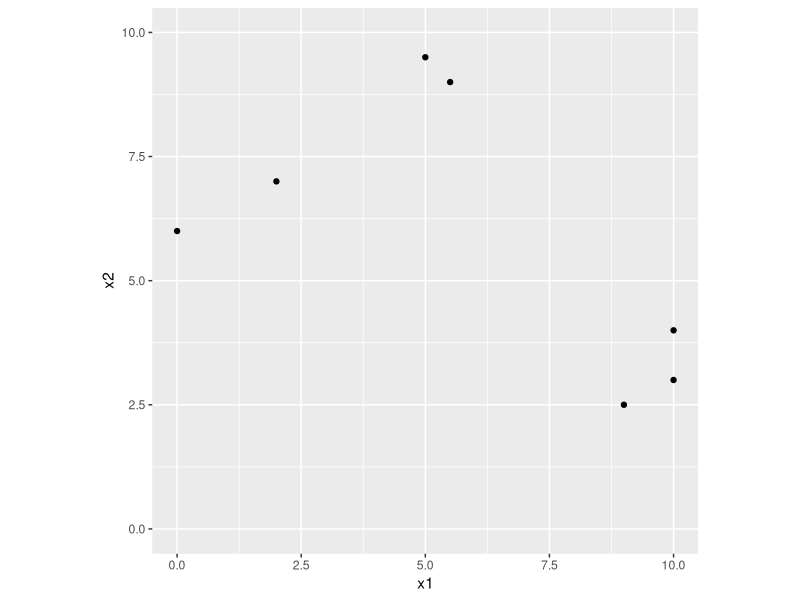
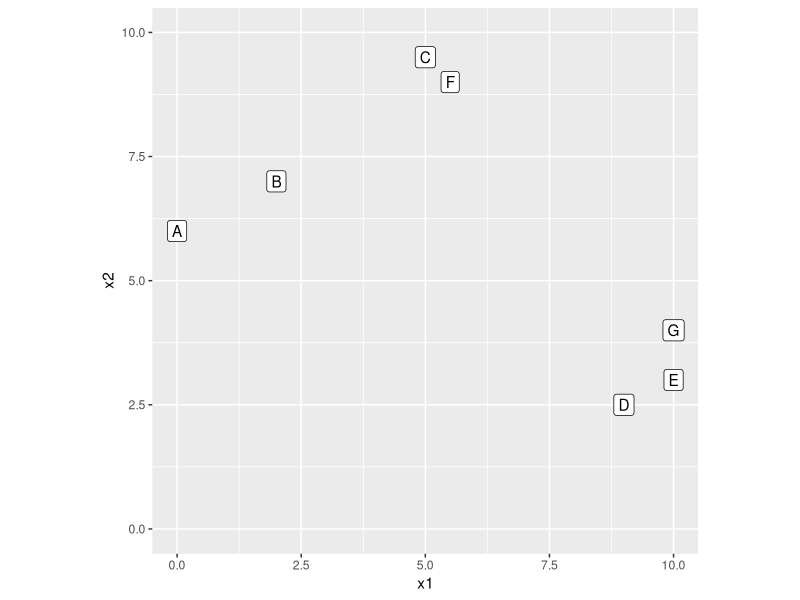
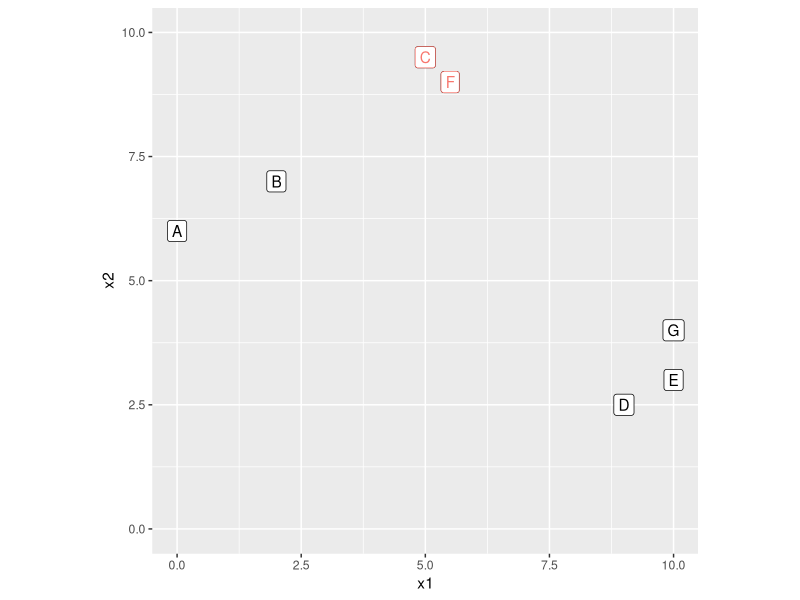
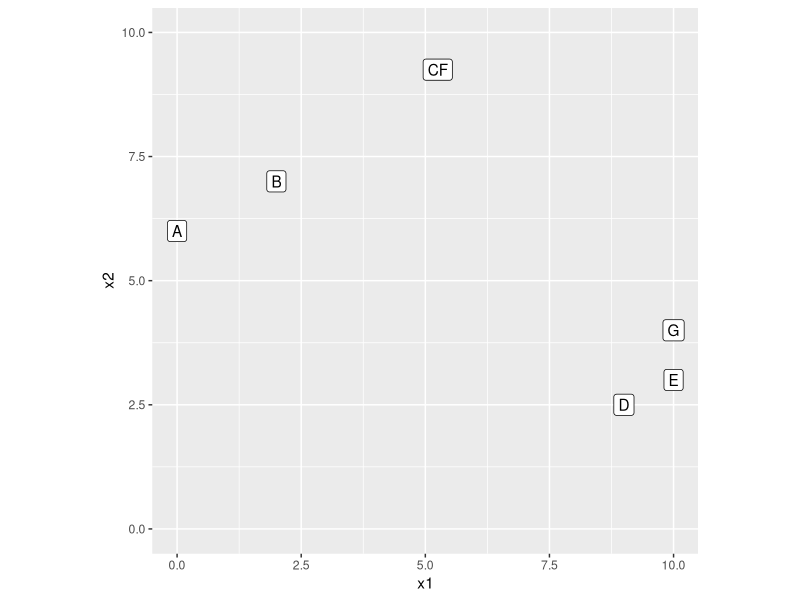
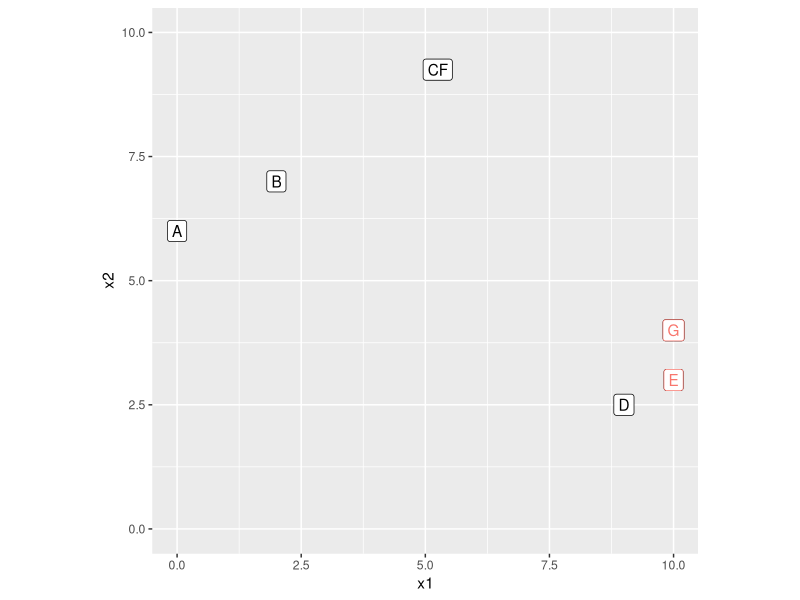
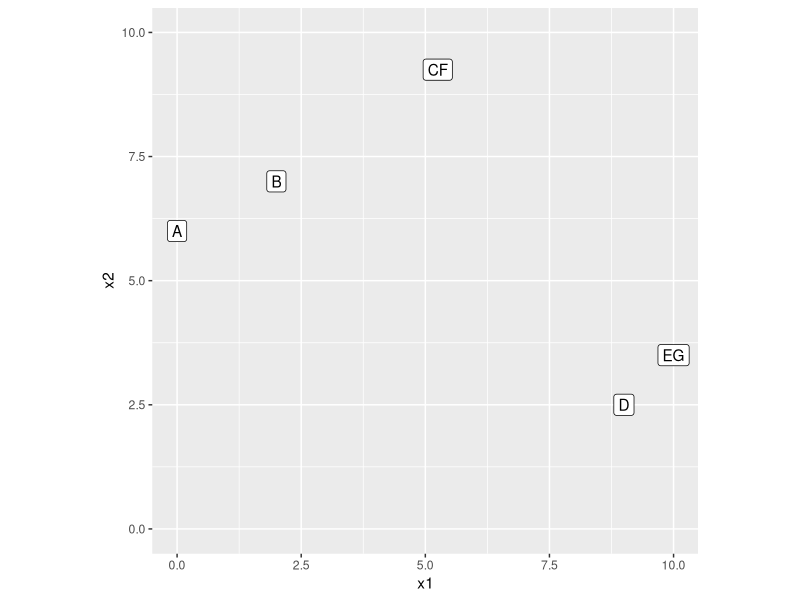
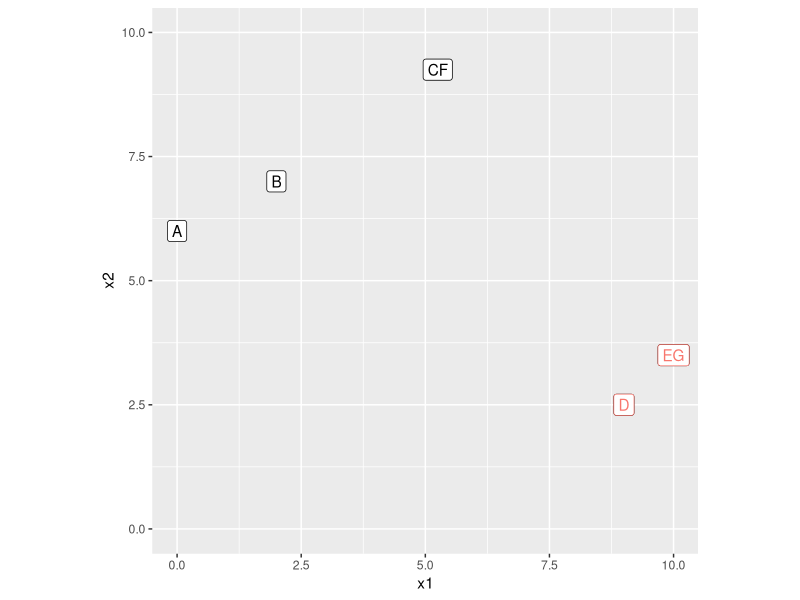
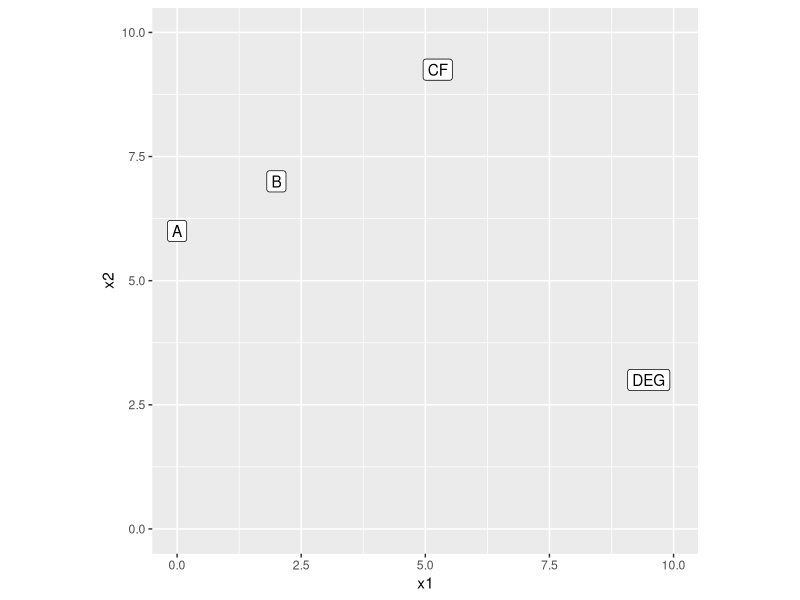

Source code (R) for these figures, in order:
## ---- chunk 1
library(tidyverse)
library(ggplot2)

euc.dist = function(x1, x2){sqrt(sum((x1 - x2) ^ 2))}

# Use this example for non-unique solution
# d1 = as_tibble(data.frame(
#   x1 = c(1, 2, 3, 4, 15, 10, 11, 11, 12, 15, 11, 10, 20, 30, 25, 22, 29, 20, 31, 44, 17, 18, 19, 20), 
#   x2 = c(5, 6, 8, 8, 4,  20, 22, 27, 30, 23, 10, 15, 33, 44, 19, 14, 19, 22, 19, 20, 44, 11, 22, 37)))

d1 = as_tibble(data.frame(
     x1 = c(0,  2,  5,   9,    10,  5.5,  10), 
     x2 = c(6,    7,  9.5, 2.5,  3,   9,    4),
  cluster = c("A","B", "C",  "D",  "E", "F", "G")))

row.names(d1) = d1$cluster

ggplot(data = d1, aes(x = x1, y=x2, label = cluster))+
  geom_point()+
  coord_fixed()+
  xlim(0, 10)+
  ylim(0,10)
## ---- chunk 2
ggplot(data = d1, aes(x = x1, y=x2, label = cluster))+
  geom_point()+
  geom_label()+
  coord_fixed()+
  xlim(0, 10)+
  ylim(0,10)
## ---- chunk 3
h_cluster <- function(dd, plot_pair = TRUE, plot_group = TRUE)
{
  m = dist(as.matrix(dd[,c(1,2)]))
  min_dist = min(m)
  m = as.matrix(m)
  ind = which(m==min_dist, arr.ind=TRUE)
  cluster_new = dd[ind[2,],] %>% select(-cluster) %>% summarise_all(mean)
  cluster_new$cluster = paste(dd$cluster[ind[2,]],collapse = '')
  r = rbind(dd[-ind[2,],],cluster_new)
  
  
  library(tidyverse)
  library(ggplot2)
  
  if(plot_pair)
  {
  p1 <-  ggplot(data = dd, aes(x = x1, y=x2, label = cluster, show.legend = FALSE))+
  geom_point()+
  geom_label()+
  coord_fixed()+
  # geom_point(data = dd[ind[2,],], aes(x=x1, y=x2),  color = 'red')+ 
  geom_label(data = dd[ind[2,],], aes(color = 'red'), show.legend = FALSE)+
  coord_fixed()+
  xlim(0, 10)+
  ylim(0,10)
  print(p1) 
  }
  
  if(plot_group)
  {
    p2 <-  ggplot(data = r, aes(x = x1, y=x2, label = cluster, show.legend = FALSE))+
  geom_point()+
  geom_label()+
  coord_fixed()
  print(p2) 
  }
  
  return(r)
}

# break downs h_cluster functions into three functions for simplicity

h_cluster2 <- function(dd)
{
   library(tidyverse)
  m = dist(as.matrix(dd[,c(1,2)]))
  min_dist = min(m)
  m = as.matrix(m)
  ind = which(m==min_dist, arr.ind=TRUE)
  cluster_new = dd[ind[2,],] %>% select(-cluster) %>% summarise_all(mean)
  cluster_new$cluster = paste(dd$cluster[ind[2,]],collapse = '')
  r = rbind(dd[-ind[2,],],cluster_new)
  return(r)
}

plot_pair <- function(dd)
{
  library(tidyverse)
  library(ggplot2)
  m = dist(as.matrix(dd[,c(1,2)]))
  min_dist = min(m)
  m = as.matrix(m)
  ind = which(m==min_dist, arr.ind=TRUE)
  
  p1 <-  ggplot(data = dd, aes(x = x1, y=x2, label = cluster, show.legend = FALSE))+
  geom_point()+
  geom_label()+
  coord_fixed()+
  # geom_point(data = dd[ind[2,],], aes(x=x1, y=x2),  color = 'red')+ 
  geom_label(data = dd[ind[2,],], aes(color = 'red'), show.legend = FALSE)+
  coord_fixed()+
  xlim(0, 10)+
  ylim(0,10)
  print(p1) 

}

plot_group <- function(dd)
{
  library(tidyverse)
  library(ggplot2)
  
  m = dist(as.matrix(dd[,c(1,2)]))
  min_dist = min(m)
  m = as.matrix(m)
  ind = which(m==min_dist, arr.ind=TRUE)
  cluster_new = dd[ind[2,],] %>% select(-cluster) %>% summarise_all(mean)
  cluster_new$cluster = paste(dd$cluster[ind[2,]],collapse = '')
  r = rbind(dd[-ind[2,],],cluster_new)
  
  p2 <-  ggplot(data = r, aes(x = x1, y=x2, label = cluster, show.legend = FALSE))+
  geom_point()+
  geom_label()+
  coord_fixed()+
  xlim(0, 10)+
  ylim(0,10)
  print(p2) 
}

## ---- chunk 4
d2 <-  d1
plot_pair(d2)
## ---- chunk 5
plot_group(d2)
## ---- chunk 6
d2 <- h_cluster2(d2)
plot_pair(d2)
## ---- chunk 7
plot_group(d2)
## ---- chunk 8
d2 <- h_cluster2(d2)
plot_pair(d2)
## ---- chunk 9
plot_group(d2)
## ---- chunk 10
d2 <- h_cluster2(d2)
plot_pair(d2)
## ---- chunk 11
plot_group(d2)
## ---- chunk 12
d2 <- h_cluster2(d2)
plot_pair(d2)
## ---- chunk 13
plot_group(d2)
## ---- chunk 14
d2 <- h_cluster2(d2)
plot_pair(d2)
## ---- chunk 15
plot_group(d2)
